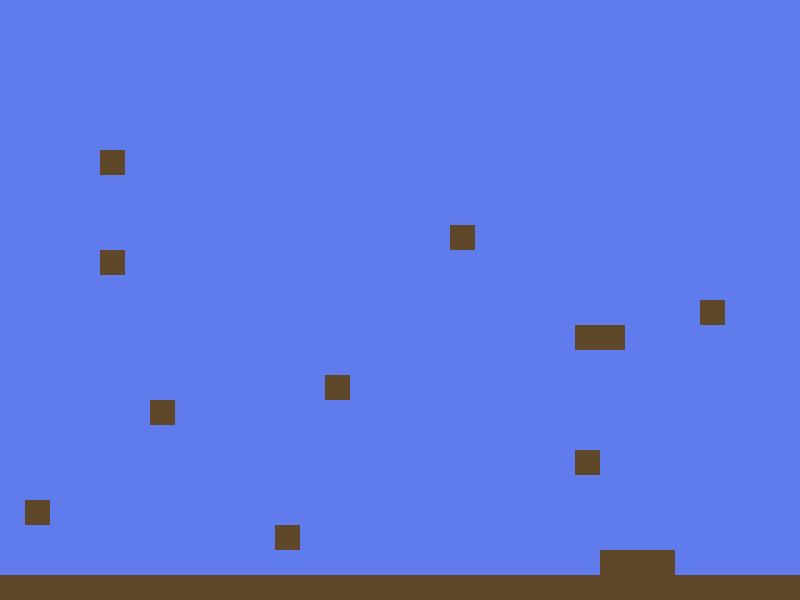

Below is a game level as drawn by its tile map, then a one-line description and the .tmx that defines it (tile-layer data replaced by summaries):
An orthogonal 32x24 tile map with 25x25 px tiles, 2 tile layers (Background, Character), 1 hidden layer not drawn, 4 tilesets.

<map version="1.0" orientation="orthogonal" width="32" height="24" tilewidth="25" tileheight="25">
 <tileset firstgid="1" name="Air" tilewidth="25" tileheight="25">
  <image source="air.png" width="25" height="25" />
 </tileset>
 <tileset firstgid="2" name="ground" tilewidth="25" tileheight="25">
  <image source="ground.png" width="25" height="25" />
 </tileset>
 <tileset firstgid="3" name="collision" tilewidth="25" tileheight="25">
  <image source="img/collision.png" width="64" height="32" />
 </tileset>
 <tileset firstgid="5" name="collisions" tilewidth="25" tileheight="25">
  <image source="img/collisions.png" trans="ff0000" width="50" height="25" />
 </tileset>
 <layer name="Background" width="32" height="24">
  <data>[768 cells, 768 non-empty, 2 distinct tile ids]</data>
 </layer>
 <layer name="Character" width="32" height="24">
  <data>[768 cells, 0 non-empty, 0 distinct tile ids]</data>
 </layer>
 <layer name="Collision" width="32" height="24" visible="0">
  <data>[768 cells, 46 non-empty, 1 distinct tile ids]</data>
 </layer>
</map>
